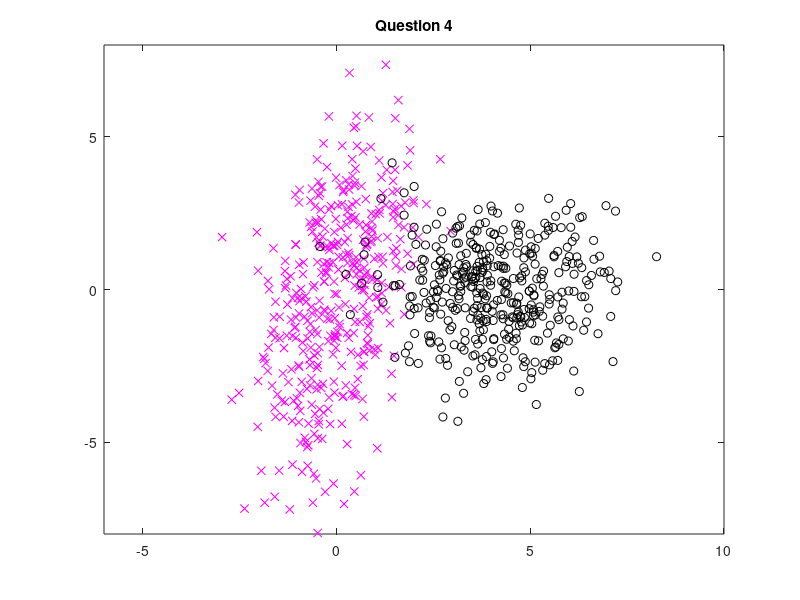

The MATLAB script that drew this image: (Note: this script raises an error after producing the figure.)
mu1=[0;0];
sigma1=[1 1; 1 8];
m1=chol(sigma1);
x1=repmat(mu1,1,400)+m1'*randn(2,400);
mu2=[4;0];
sigma2=[1 1 ; 1 8];
m2=chol(sigma2);
x2=repmat(mu2,1,400)+m2'*randn(2,400);
plot(x1(1,:),x1(2,:),'mx',x2(1,:),x2(2,:),'ko');
axis([-6 10 -8 8]);
title('Question 4');
%%
mu1=[0;0];
sigma1=[1 1; 1 8];
m1=chol(sigma1);
x1=repmat(mu1,1,400)+m1'*randn(2,400);
mu2=[4;0];
sigma2=[2 0 ; 0 2];
m2=chol(sigma2);
x2=repmat(mu2,1,400)+m2'*randn(2,400);
plot(x1(1,:),x1(2,:),'mx',x2(1,:),x2(2,:),'ko');
axis([-6 10 -8 8]);
title('Question 4');
%%
syms x
fun = -exp(-x) - 4*x + 2 == 0;
solve(fun,x)
%%
syms x
fun = 0.5 + 2 *x*x - 2 *x + exp(-x) - 1 == 0;
solve(fun,x);
y = 0.5 + 2 * 0.199 *0.199 - 2*0.199
%%
exp(-0.199)/(-4 *0.199 + 2)
%%
syms x
fun = -exp(-x) - 2 * x + 1 == 0;
solve(fun,x)